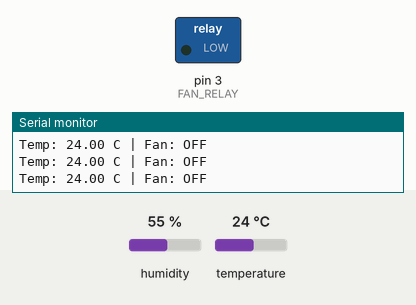
A sketch run on a simulated Arduino Uno, built with avr-gcc and run on an emulated ATmega328P. On the bench: switched loads named in the sketch (green lamp = pin HIGH), the last lines printed to the serial monitor. Inputs (shaded band) come from the test bench; at power-on: temperature 24 °C, humidity 55 %.

Above: at 2.8 s.
2.9 s: temperature set to 29 °C
5.6 s: temperature set to 32 °C
At 6.7 s:
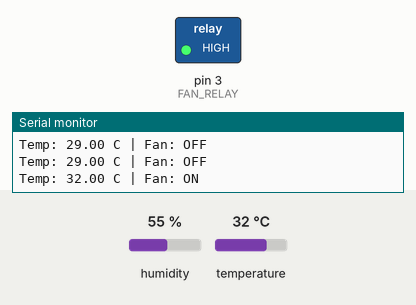
8.3 s: temperature set to 12 °C
At 11.3 s:
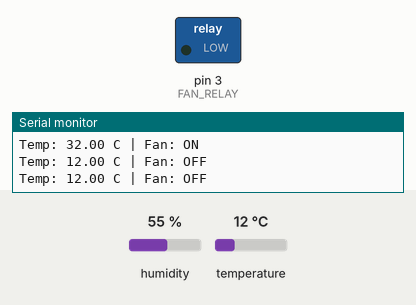
11.6 s: temperature set to 33 °C
At 12.8 s:
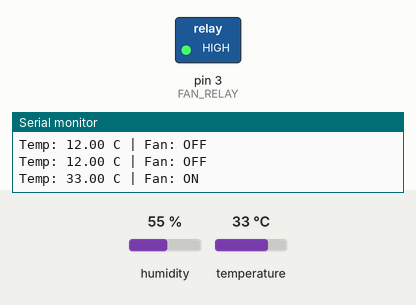
Timing chart, 0 to 14.6 s (numbered marks = the images above; inputs shaded):
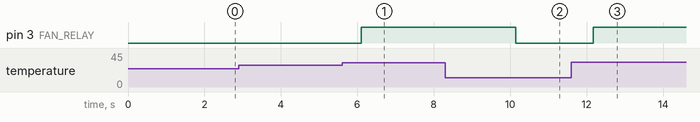

Measured:
- the behaviour switches between 30 and 31 °C on temperature (found by bisection; images 0 and 1)
- after the input at 5.6 s, pin 3 (FAN_RELAY): LOW → HIGH after 0.50 s
- after the input at 8.3 s, pin 3 (FAN_RELAY): HIGH → LOW after 1.8 s
- after the input at 11.6 s, pin 3 (FAN_RELAY): LOW → HIGH after 0.57 s

The sketch:

dht11_fan_test.ino
```cpp
/*
  DHT11 Temperature + Fan - Standalone Test
  Wiring:
    DHT11: VCC->5V, GND->GND, DATA->D2
    Relay (fan): IN->D3, 5V, GND
  Requires: "DHT sensor library" by Adafruit (+ "Adafruit Unified Sensor")
  Open Serial Monitor at 9600 baud.
*/

#include <DHT.h>

#define DHT_PIN  2
#define DHT_TYPE DHT11
DHT dht(DHT_PIN, DHT_TYPE);

#define FAN_RELAY 3
const float TEMP_THRESHOLD = 31.0; // deg C, adjust as needed
bool fanOn = false;

void setup() {
  Serial.begin(9600);
  dht.begin();

  pinMode(FAN_RELAY, OUTPUT);
  digitalWrite(FAN_RELAY, LOW); // adjust LOW/HIGH to match your relay's active state
}

void loop() {
  float tempC = dht.readTemperature();

  if (isnan(tempC)) {
    Serial.println("Failed to read from DHT11 - check wiring");
    delay(1000);
    return;
  }

  if (!fanOn && tempC >= TEMP_THRESHOLD) {
    fanOn = true;
    digitalWrite(FAN_RELAY, HIGH);
  } else if (fanOn && tempC < TEMP_THRESHOLD - 1) { // 1C hysteresis
    fanOn = false;
    digitalWrite(FAN_RELAY, LOW);
  }

  Serial.print("Temp: ");
  Serial.print(tempC);
  Serial.print(" C | Fan: ");
  Serial.println(fanOn ? "ON" : "OFF");

  delay(1000); // DHT11 needs >=1s between reads
}
```
